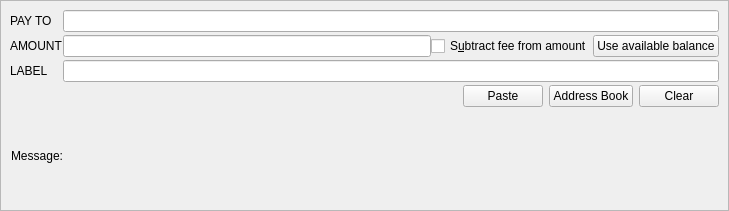
<?xml version="1.0" encoding="UTF-8"?>
<ui version="4.0">
 <class>SendCoinsEntry</class>
 <widget class="QStackedWidget" name="SendCoinsEntry">
  <property name="geometry">
   <rect>
    <x>0</x>
    <y>0</y>
    <width>729</width>
    <height>211</height>
   </rect>
  </property>
  <property name="focusPolicy">
   <enum>Qt::TabFocus</enum>
  </property>
  <property name="autoFillBackground">
   <bool>false</bool>
  </property>
  <widget class="QFrame" name="SendCoins">
   <property name="frameShape">
    <enum>QFrame::StyledPanel</enum>
   </property>
   <property name="frameShadow">
    <enum>QFrame::Sunken</enum>
   </property>
   <layout class="QGridLayout" name="gridLayout">
    <property name="horizontalSpacing">
     <number>0</number>
    </property>
    <property name="verticalSpacing">
     <number>3</number>
    </property>
    <item row="5" column="1">
     <layout class="QHBoxLayout" name="payToLayout">
      <property name="spacing">
       <number>6</number>
      </property>
      <item>
       <spacer name="horizontalSpacer">
        <property name="orientation">
         <enum>Qt::Horizontal</enum>
        </property>
        <property name="sizeHint" stdset="0">
         <size>
          <width>40</width>
          <height>20</height>
         </size>
        </property>
       </spacer>
      </item>
      <item>
       <widget class="QPushButton" name="pasteButton">
        <property name="text">
         <string>Paste</string>
        </property>
       </widget>
      </item>
      <item>
       <widget class="QPushButton" name="addressBookButton">
        <property name="text">
         <string>Address Book</string>
        </property>
       </widget>
      </item>
      <item>
       <widget class="QPushButton" name="deleteButton">
        <property name="text">
         <string>Clear</string>
        </property>
       </widget>
      </item>
     </layout>
    </item>
    <item row="6" column="1">
     <widget class="QLabel" name="messageTextLabel">
      <property name="toolTip">
       <string>A message that was attached to the OCIDE: URI which will be stored with the transaction for your reference. Note: This message will not be sent over the OCIDE network.</string>
      </property>
      <property name="textFormat">
       <enum>Qt::PlainText</enum>
      </property>
     </widget>
    </item>
    <item row="6" column="0">
     <widget class="QLabel" name="messageLabel">
      <property name="text">
       <string>Message:</string>
      </property>
      <property name="alignment">
       <set>Qt::AlignRight|Qt::AlignTrailing|Qt::AlignVCenter</set>
      </property>
     </widget>
    </item>
    <item row="4" column="1">
     <widget class="QLineEdit" name="addAsLabel">
      <property name="sizePolicy">
       <sizepolicy hsizetype="Expanding" vsizetype="Fixed">
        <horstretch>0</horstretch>
        <verstretch>0</verstretch>
       </sizepolicy>
      </property>
      <property name="toolTip">
       <string>&lt;html&gt;&lt;head/&gt;&lt;body&gt;&lt;p&gt;Enter a label for this address to add it to the list of used addresses&lt;/p&gt;&lt;/body&gt;&lt;/html&gt;</string>
      </property>
     </widget>
    </item>
    <item row="0" column="0">
     <widget class="QLabel" name="payToLabel">
      <property name="text">
       <string>PAY TO</string>
      </property>
      <property name="alignment">
       <set>Qt::AlignLeading|Qt::AlignLeft|Qt::AlignVCenter</set>
      </property>
      <property name="buddy">
       <cstring>addAsLabel</cstring>
      </property>
     </widget>
    </item>
    <item row="4" column="0">
     <widget class="QLabel" name="labelLabel">
      <property name="text">
       <string>LABEL</string>
      </property>
      <property name="alignment">
       <set>Qt::AlignLeading|Qt::AlignLeft|Qt::AlignVCenter</set>
      </property>
      <property name="buddy">
       <cstring>payTo</cstring>
      </property>
     </widget>
    </item>
    <item row="2" column="0">
     <widget class="QLabel" name="amountLabel">
      <property name="text">
       <string>AMOUNT</string>
      </property>
      <property name="alignment">
       <set>Qt::AlignLeading|Qt::AlignLeft|Qt::AlignVCenter</set>
      </property>
      <property name="buddy">
       <cstring>payAmount</cstring>
      </property>
     </widget>
    </item>
    <item row="0" column="1">
     <widget class="QValidatedLineEdit" name="payTo">
      <property name="toolTip">
       <string>&lt;html&gt;&lt;head/&gt;&lt;body&gt;&lt;p&gt;The OCIDE address to send the payment to&lt;/p&gt;&lt;/body&gt;&lt;/html&gt;</string>
      </property>
     </widget>
    </item>
    <item row="2" column="1">
     <layout class="QHBoxLayout" name="horizontalLayout">
      <item>
       <widget class="BitcoinAmountField" name="payAmount"/>
      </item>
      <item>
       <widget class="QCheckBox" name="checkboxSubtractFeeFromAmount">
        <property name="text">
         <string>S&amp;ubtract fee from amount</string>
        </property>
       </widget>
      </item>
      <item>
       <widget class="QPushButton" name="useAvailableBalanceButton">
        <property name="text">
         <string>Use available balance</string>
        </property>
       </widget>
      </item>
     </layout>
    </item>
   </layout>
  </widget>
  <widget class="QFrame" name="SendCoins_InsecurePaymentRequest">
   <property name="palette">
    <palette>
     <active>
      <colorrole role="WindowText">
       <brush brushstyle="SolidPattern">
        <color alpha="255">
         <red>0</red>
         <green>0</green>
         <blue>0</blue>
        </color>
       </brush>
      </colorrole>
      <colorrole role="Button">
       <brush brushstyle="SolidPattern">
        <color alpha="255">
         <red>255</red>
         <green>255</green>
         <blue>127</blue>
        </color>
       </brush>
      </colorrole>
      <colorrole role="Light">
       <brush brushstyle="SolidPattern">
        <color alpha="255">
         <red>255</red>
         <green>255</green>
         <blue>255</blue>
        </color>
       </brush>
      </colorrole>
      <colorrole role="Midlight">
       <brush brushstyle="SolidPattern">
        <color alpha="255">
         <red>255</red>
         <green>255</green>
         <blue>191</blue>
        </color>
       </brush>
      </colorrole>
      <colorrole role="Dark">
       <brush brushstyle="SolidPattern">
        <color alpha="255">
         <red>127</red>
         <green>127</green>
         <blue>63</blue>
        </color>
       </brush>
      </colorrole>
      <colorrole role="Mid">
       <brush brushstyle="SolidPattern">
        <color alpha="255">
         <red>170</red>
         <green>170</green>
         <blue>84</blue>
        </color>
       </brush>
      </colorrole>
      <colorrole role="Text">
       <brush brushstyle="SolidPattern">
        <color alpha="255">
         <red>0</red>
         <green>0</green>
         <blue>0</blue>
        </color>
       </brush>
      </colorrole>
      <colorrole role="BrightText">
       <brush brushstyle="SolidPattern">
        <color alpha="255">
         <red>255</red>
         <green>255</green>
         <blue>255</blue>
        </color>
       </brush>
      </colorrole>
      <colorrole role="ButtonText">
       <brush brushstyle="SolidPattern">
        <color alpha="255">
         <red>0</red>
         <green>0</green>
         <blue>0</blue>
        </color>
       </brush>
      </colorrole>
      <colorrole role="Base">
       <brush brushstyle="SolidPattern">
        <color alpha="255">
         <red>255</red>
         <green>255</green>
         <blue>255</blue>
        </color>
       </brush>
      </colorrole>
      <colorrole role="Window">
       <brush brushstyle="SolidPattern">
        <color alpha="255">
         <red>255</red>
         <green>255</green>
         <blue>127</blue>
        </color>
       </brush>
      </colorrole>
      <colorrole role="Shadow">
       <brush brushstyle="SolidPattern">
        <color alpha="255">
         <red>0</red>
         <green>0</green>
         <blue>0</blue>
        </color>
       </brush>
      </colorrole>
      <colorrole role="AlternateBase">
       <brush brushstyle="SolidPattern">
        <color alpha="255">
         <red>255</red>
         <green>255</green>
         <blue>191</blue>
        </color>
       </brush>
      </colorrole>
      <colorrole role="ToolTipBase">
       <brush brushstyle="SolidPattern">
        <color alpha="255">
         <red>255</red>
         <green>255</green>
         <blue>220</blue>
        </color>
       </brush>
      </colorrole>
      <colorrole role="ToolTipText">
       <brush brushstyle="SolidPattern">
        <color alpha="255">
         <red>0</red>
         <green>0</green>
         <blue>0</blue>
        </color>
       </brush>
      </colorrole>
     </active>
     <inactive>
      <colorrole role="WindowText">
       <brush brushstyle="SolidPattern">
        <color alpha="255">
         <red>0</red>
         <green>0</green>
         <blue>0</blue>
        </color>
       </brush>
      </colorrole>
      <colorrole role="Button">
       <brush brushstyle="SolidPattern">
        <color alpha="255">
         <red>255</red>
         <green>255</green>
         <blue>127</blue>
        </color>
       </brush>
      </colorrole>
      <colorrole role="Light">
       <brush brushstyle="SolidPattern">
        <color alpha="255">
         <red>255</red>
         <green>255</green>
         <blue>255</blue>
        </color>
       </brush>
      </colorrole>
      <colorrole role="Midlight">
       <brush brushstyle="SolidPattern">
        <color alpha="255">
         <red>255</red>
         <green>255</green>
         <blue>191</blue>
        </color>
       </brush>
      </colorrole>
      <colorrole role="Dark">
       <brush brushstyle="SolidPattern">
        <color alpha="255">
         <red>127</red>
         <green>127</green>
         <blue>63</blue>
        </color>
       </brush>
      </colorrole>
      <colorrole role="Mid">
       <brush brushstyle="SolidPattern">
        <color alpha="255">
         <red>170</red>
         <green>170</green>
         <blue>84</blue>
        </color>
       </brush>
      </colorrole>
      <colorrole role="Text">
       <brush brushstyle="SolidPattern">
        <color alpha="255">
         <red>0</red>
         <green>0</green>
         <blue>0</blue>
        </color>
       </brush>
      </colorrole>
      <colorrole role="BrightText">
       <brush brushstyle="SolidPattern">
        <color alpha="255">
         <red>255</red>
         <green>255</green>
         <blue>255</blue>
        </color>
       </brush>
      </colorrole>
      <colorrole role="ButtonText">
       <brush brushstyle="SolidPattern">
        <color alpha="255">
         <red>0</red>
         <green>0</green>
         <blue>0</blue>
        </color>
       </brush>
      </colorrole>
      <colorrole role="Base">
       <brush brushstyle="SolidPattern">
        <color alpha="255">
         <red>255</red>
         <green>255</green>
         <blue>255</blue>
        </color>
       </brush>
      </colorrole>
      <colorrole role="Window">
       <brush brushstyle="SolidPattern">
        <color alpha="255">
         <red>255</red>
         <green>255</green>
         <blue>127</blue>
        </color>
       </brush>
      </colorrole>
      <colorrole role="Shadow">
       <brush brushstyle="SolidPattern">
        <color alpha="255">
         <red>0</red>
         <green>0</green>
         <blue>0</blue>
        </color>
       </brush>
      </colorrole>
      <colorrole role="AlternateBase">
       <brush brushstyle="SolidPattern">
        <color alpha="255">
         <red>255</red>
         <green>255</green>
         <blue>191</blue>
        </color>
       </brush>
      </colorrole>
      <colorrole role="ToolTipBase">
       <brush brushstyle="SolidPattern">
        <color alpha="255">
         <red>255</red>
         <green>255</green>
         <blue>220</blue>
        </color>
       </brush>
      </colorrole>
      <colorrole role="ToolTipText">
       <brush brushstyle="SolidPattern">
        <color alpha="255">
         <red>0</red>
         <green>0</green>
         <blue>0</blue>
        </color>
       </brush>
      </colorrole>
     </inactive>
     <disabled>
      <colorrole role="WindowText">
       <brush brushstyle="SolidPattern">
        <color alpha="255">
         <red>127</red>
         <green>127</green>
         <blue>63</blue>
        </color>
       </brush>
      </colorrole>
      <colorrole role="Button">
       <brush brushstyle="SolidPattern">
        <color alpha="255">
         <red>255</red>
         <green>255</green>
         <blue>127</blue>
        </color>
       </brush>
      </colorrole>
      <colorrole role="Light">
       <brush brushstyle="SolidPattern">
        <color alpha="255">
         <red>255</red>
         <green>255</green>
         <blue>255</blue>
        </color>
       </brush>
      </colorrole>
      <colorrole role="Midlight">
       <brush brushstyle="SolidPattern">
        <color alpha="255">
         <red>255</red>
         <green>255</green>
         <blue>191</blue>
        </color>
       </brush>
      </colorrole>
      <colorrole role="Dark">
       <brush brushstyle="SolidPattern">
        <color alpha="255">
         <red>127</red>
         <green>127</green>
         <blue>63</blue>
        </color>
       </brush>
      </colorrole>
      <colorrole role="Mid">
       <brush brushstyle="SolidPattern">
        <color alpha="255">
         <red>170</red>
         <green>170</green>
         <blue>84</blue>
        </color>
       </brush>
      </colorrole>
      <colorrole role="Text">
       <brush brushstyle="SolidPattern">
        <color alpha="255">
         <red>127</red>
         <green>127</green>
         <blue>63</blue>
        </color>
       </brush>
      </colorrole>
      <colorrole role="BrightText">
       <brush brushstyle="SolidPattern">
        <color alpha="255">
         <red>255</red>
         <green>255</green>
         <blue>255</blue>
        </color>
       </brush>
      </colorrole>
      <colorrole role="ButtonText">
       <brush brushstyle="SolidPattern">
        <color alpha="255">
         <red>127</red>
         <green>127</green>
         <blue>63</blue>
        </color>
       </brush>
      </colorrole>
      <colorrole role="Base">
       <brush brushstyle="SolidPattern">
        <color alpha="255">
         <red>255</red>
         <green>255</green>
         <blue>127</blue>
        </color>
       </brush>
      </colorrole>
      <colorrole role="Window">
       <brush brushstyle="SolidPattern">
        <color alpha="255">
         <red>255</red>
         <green>255</green>
         <blue>127</blue>
        </color>
       </brush>
      </colorrole>
      <colorrole role="Shadow">
       <brush brushstyle="SolidPattern">
        <color alpha="255">
         <red>0</red>
         <green>0</green>
         <blue>0</blue>
        </color>
       </brush>
      </colorrole>
      <colorrole role="AlternateBase">
       <brush brushstyle="SolidPattern">
        <color alpha="255">
         <red>255</red>
         <green>255</green>
         <blue>127</blue>
        </color>
       </brush>
      </colorrole>
      <colorrole role="ToolTipBase">
       <brush brushstyle="SolidPattern">
        <color alpha="255">
         <red>255</red>
         <green>255</green>
         <blue>220</blue>
        </color>
       </brush>
      </colorrole>
      <colorrole role="ToolTipText">
       <brush brushstyle="SolidPattern">
        <color alpha="255">
         <red>0</red>
         <green>0</green>
         <blue>0</blue>
        </color>
       </brush>
      </colorrole>
     </disabled>
    </palette>
   </property>
   <property name="toolTip">
    <string>This is an unverified payment request.</string>
   </property>
   <property name="autoFillBackground">
    <bool>true</bool>
   </property>
   <property name="frameShape">
    <enum>QFrame::StyledPanel</enum>
   </property>
   <property name="frameShadow">
    <enum>QFrame::Sunken</enum>
   </property>
   <layout class="QGridLayout" name="gridLayout_is">
    <property name="spacing">
     <number>12</number>
    </property>
    <item row="0" column="0">
     <widget class="QLabel" name="payToLabel_is">
      <property name="text">
       <string>Pay To:</string>
      </property>
      <property name="alignment">
       <set>Qt::AlignRight|Qt::AlignTrailing|Qt::AlignVCenter</set>
      </property>
     </widget>
    </item>
    <item row="0" column="1">
     <layout class="QHBoxLayout" name="payToLayout_is">
      <property name="spacing">
       <number>0</number>
      </property>
      <item>
       <widget class="QLabel" name="payTo_is"/>
      </item>
      <item>
       <widget class="QToolButton" name="deleteButton_is">
        <property name="toolTip">
         <string>Remove this entry</string>
        </property>
        <property name="text">
         <string/>
        </property>
        <property name="icon">
         <iconset>
          <normaloff>:/icons/remove</normaloff>:/icons/remove</iconset>
        </property>
       </widget>
      </item>
     </layout>
    </item>
    <item row="1" column="0">
     <widget class="QLabel" name="memoLabel_is">
      <property name="text">
       <string>Memo:</string>
      </property>
      <property name="alignment">
       <set>Qt::AlignRight|Qt::AlignTrailing|Qt::AlignVCenter</set>
      </property>
     </widget>
    </item>
    <item row="1" column="1">
     <widget class="QLabel" name="memoTextLabel_is">
      <property name="textFormat">
       <enum>Qt::PlainText</enum>
      </property>
     </widget>
    </item>
    <item row="2" column="0">
     <widget class="QLabel" name="amountLabel_is">
      <property name="text">
       <string>A&amp;mount:</string>
      </property>
      <property name="alignment">
       <set>Qt::AlignRight|Qt::AlignTrailing|Qt::AlignVCenter</set>
      </property>
      <property name="buddy">
       <cstring>payAmount_is</cstring>
      </property>
     </widget>
    </item>
    <item row="2" column="1">
     <widget class="BitcoinAmountField" name="payAmount_is">
      <property name="acceptDrops">
       <bool>false</bool>
      </property>
     </widget>
    </item>
   </layout>
  </widget>
  <widget class="QFrame" name="SendCoins_SecurePaymentRequest">
   <property name="palette">
    <palette>
     <active>
      <colorrole role="WindowText">
       <brush brushstyle="SolidPattern">
        <color alpha="255">
         <red>0</red>
         <green>0</green>
         <blue>0</blue>
        </color>
       </brush>
      </colorrole>
      <colorrole role="Button">
       <brush brushstyle="SolidPattern">
        <color alpha="255">
         <red>140</red>
         <green>232</green>
         <blue>119</blue>
        </color>
       </brush>
      </colorrole>
      <colorrole role="Light">
       <brush brushstyle="SolidPattern">
        <color alpha="255">
         <red>230</red>
         <green>255</green>
         <blue>224</blue>
        </color>
       </brush>
      </colorrole>
      <colorrole role="Midlight">
       <brush brushstyle="SolidPattern">
        <color alpha="255">
         <red>185</red>
         <green>243</green>
         <blue>171</blue>
        </color>
       </brush>
      </colorrole>
      <colorrole role="Dark">
       <brush brushstyle="SolidPattern">
        <color alpha="255">
         <red>70</red>
         <green>116</green>
         <blue>59</blue>
        </color>
       </brush>
      </colorrole>
      <colorrole role="Mid">
       <brush brushstyle="SolidPattern">
        <color alpha="255">
         <red>93</red>
         <green>155</green>
         <blue>79</blue>
        </color>
       </brush>
      </colorrole>
      <colorrole role="Text">
       <brush brushstyle="SolidPattern">
        <color alpha="255">
         <red>0</red>
         <green>0</green>
         <blue>0</blue>
        </color>
       </brush>
      </colorrole>
      <colorrole role="BrightText">
       <brush brushstyle="SolidPattern">
        <color alpha="255">
         <red>155</red>
         <green>255</green>
         <blue>147</blue>
        </color>
       </brush>
      </colorrole>
      <colorrole role="ButtonText">
       <brush brushstyle="SolidPattern">
        <color alpha="255">
         <red>0</red>
         <green>0</green>
         <blue>0</blue>
        </color>
       </brush>
      </colorrole>
      <colorrole role="Base">
       <brush brushstyle="SolidPattern">
        <color alpha="255">
         <red>119</red>
         <green>255</green>
         <blue>233</blue>
        </color>
       </brush>
      </colorrole>
      <colorrole role="Window">
       <brush brushstyle="SolidPattern">
        <color alpha="255">
         <red>140</red>
         <green>232</green>
         <blue>119</blue>
        </color>
       </brush>
      </colorrole>
      <colorrole role="Shadow">
       <brush brushstyle="SolidPattern">
        <color alpha="255">
         <red>0</red>
         <green>0</green>
         <blue>0</blue>
        </color>
       </brush>
      </colorrole>
      <colorrole role="AlternateBase">
       <brush brushstyle="SolidPattern">
        <color alpha="255">
         <red>197</red>
         <green>243</green>
         <blue>187</blue>
        </color>
       </brush>
      </colorrole>
      <colorrole role="NoRole">
       <brush brushstyle="SolidPattern">
        <color alpha="255">
         <red>125</red>
         <green>194</green>
         <blue>122</blue>
        </color>
       </brush>
      </colorrole>
      <colorrole role="ToolTipBase">
       <brush brushstyle="SolidPattern">
        <color alpha="255">
         <red>255</red>
         <green>255</green>
         <blue>220</blue>
        </color>
       </brush>
      </colorrole>
      <colorrole role="ToolTipText">
       <brush brushstyle="SolidPattern">
        <color alpha="255">
         <red>0</red>
         <green>0</green>
         <blue>0</blue>
        </color>
       </brush>
      </colorrole>
     </active>
     <inactive>
      <colorrole role="WindowText">
       <brush brushstyle="SolidPattern">
        <color alpha="255">
         <red>0</red>
         <green>0</green>
         <blue>0</blue>
        </color>
       </brush>
      </colorrole>
      <colorrole role="Button">
       <brush brushstyle="SolidPattern">
        <color alpha="255">
         <red>140</red>
         <green>232</green>
         <blue>119</blue>
        </color>
       </brush>
      </colorrole>
      <colorrole role="Light">
       <brush brushstyle="SolidPattern">
        <color alpha="255">
         <red>230</red>
         <green>255</green>
         <blue>224</blue>
        </color>
       </brush>
      </colorrole>
      <colorrole role="Midlight">
       <brush brushstyle="SolidPattern">
        <color alpha="255">
         <red>185</red>
         <green>243</green>
         <blue>171</blue>
        </color>
       </brush>
      </colorrole>
      <colorrole role="Dark">
       <brush brushstyle="SolidPattern">
        <color alpha="255">
         <red>70</red>
         <green>116</green>
         <blue>59</blue>
        </color>
       </brush>
      </colorrole>
      <colorrole role="Mid">
       <brush brushstyle="SolidPattern">
        <color alpha="255">
         <red>93</red>
         <green>155</green>
         <blue>79</blue>
        </color>
       </brush>
      </colorrole>
      <colorrole role="Text">
       <brush brushstyle="SolidPattern">
        <color alpha="255">
         <red>0</red>
         <green>0</green>
         <blue>0</blue>
        </color>
       </brush>
      </colorrole>
      <colorrole role="BrightText">
       <brush brushstyle="SolidPattern">
        <color alpha="255">
         <red>155</red>
         <green>255</green>
         <blue>147</blue>
        </color>
       </brush>
      </colorrole>
      <colorrole role="ButtonText">
       <brush brushstyle="SolidPattern">
        <color alpha="255">
         <red>0</red>
         <green>0</green>
         <blue>0</blue>
        </color>
       </brush>
      </colorrole>
      <colorrole role="Base">
       <brush brushstyle="SolidPattern">
        <color alpha="255">
         <red>119</red>
         <green>255</green>
         <blue>233</blue>
        </color>
       </brush>
      </colorrole>
      <colorrole role="Window">
       <brush brushstyle="SolidPattern">
        <color alpha="255">
         <red>140</red>
         <green>232</green>
         <blue>119</blue>
        </color>
       </brush>
      </colorrole>
      <colorrole role="Shadow">
       <brush brushstyle="SolidPattern">
        <color alpha="255">
         <red>0</red>
         <green>0</green>
         <blue>0</blue>
        </color>
       </brush>
      </colorrole>
      <colorrole role="AlternateBase">
       <brush brushstyle="SolidPattern">
        <color alpha="255">
         <red>197</red>
         <green>243</green>
         <blue>187</blue>
        </color>
       </brush>
      </colorrole>
      <colorrole role="NoRole">
       <brush brushstyle="SolidPattern">
        <color alpha="255">
         <red>125</red>
         <green>194</green>
         <blue>122</blue>
        </color>
       </brush>
      </colorrole>
      <colorrole role="ToolTipBase">
       <brush brushstyle="SolidPattern">
        <color alpha="255">
         <red>255</red>
         <green>255</green>
         <blue>220</blue>
        </color>
       </brush>
      </colorrole>
      <colorrole role="ToolTipText">
       <brush brushstyle="SolidPattern">
        <color alpha="255">
         <red>0</red>
         <green>0</green>
         <blue>0</blue>
        </color>
       </brush>
      </colorrole>
     </inactive>
     <disabled>
      <colorrole role="WindowText">
       <brush brushstyle="SolidPattern">
        <color alpha="255">
         <red>70</red>
         <green>116</green>
         <blue>59</blue>
        </color>
       </brush>
      </colorrole>
      <colorrole role="Button">
       <brush brushstyle="SolidPattern">
        <color alpha="255">
         <red>140</red>
         <green>232</green>
         <blue>119</blue>
        </color>
       </brush>
      </colorrole>
      <colorrole role="Light">
       <brush brushstyle="SolidPattern">
        <color alpha="255">
         <red>230</red>
         <green>255</green>
         <blue>224</blue>
        </color>
       </brush>
      </colorrole>
      <colorrole role="Midlight">
       <brush brushstyle="SolidPattern">
        <color alpha="255">
         <red>185</red>
         <green>243</green>
         <blue>171</blue>
        </color>
       </brush>
      </colorrole>
      <colorrole role="Dark">
       <brush brushstyle="SolidPattern">
        <color alpha="255">
         <red>70</red>
         <green>116</green>
         <blue>59</blue>
        </color>
       </brush>
      </colorrole>
      <colorrole role="Mid">
       <brush brushstyle="SolidPattern">
        <color alpha="255">
         <red>93</red>
         <green>155</green>
         <blue>79</blue>
        </color>
       </brush>
      </colorrole>
      <colorrole role="Text">
       <brush brushstyle="SolidPattern">
        <color alpha="255">
         <red>70</red>
         <green>116</green>
         <blue>59</blue>
        </color>
       </brush>
      </colorrole>
      <colorrole role="BrightText">
       <brush brushstyle="SolidPattern">
        <color alpha="255">
         <red>155</red>
         <green>255</green>
         <blue>147</blue>
        </color>
       </brush>
      </colorrole>
      <colorrole role="ButtonText">
       <brush brushstyle="SolidPattern">
        <color alpha="255">
         <red>70</red>
         <green>116</green>
         <blue>59</blue>
        </color>
       </brush>
      </colorrole>
      <colorrole role="Base">
       <brush brushstyle="SolidPattern">
        <color alpha="255">
         <red>140</red>
         <green>232</green>
         <blue>119</blue>
        </color>
       </brush>
      </colorrole>
      <colorrole role="Window">
       <brush brushstyle="SolidPattern">
        <color alpha="255">
         <red>140</red>
         <green>232</green>
         <blue>119</blue>
        </color>
       </brush>
      </colorrole>
      <colorrole role="Shadow">
       <brush brushstyle="SolidPattern">
        <color alpha="255">
         <red>0</red>
         <green>0</green>
         <blue>0</blue>
        </color>
       </brush>
      </colorrole>
      <colorrole role="AlternateBase">
       <brush brushstyle="SolidPattern">
        <color alpha="255">
         <red>140</red>
         <green>232</green>
         <blue>119</blue>
        </color>
       </brush>
      </colorrole>
      <colorrole role="NoRole">
       <brush brushstyle="SolidPattern">
        <color alpha="255">
         <red>125</red>
         <green>194</green>
         <blue>122</blue>
        </color>
       </brush>
      </colorrole>
      <colorrole role="ToolTipBase">
       <brush brushstyle="SolidPattern">
        <color alpha="255">
         <red>255</red>
         <green>255</green>
         <blue>220</blue>
        </color>
       </brush>
      </colorrole>
      <colorrole role="ToolTipText">
       <brush brushstyle="SolidPattern">
        <color alpha="255">
         <red>0</red>
         <green>0</green>
         <blue>0</blue>
        </color>
       </brush>
      </colorrole>
     </disabled>
    </palette>
   </property>
   <property name="toolTip">
    <string>This is a verified payment request.</string>
   </property>
   <property name="autoFillBackground">
    <bool>true</bool>
   </property>
   <property name="frameShape">
    <enum>QFrame::StyledPanel</enum>
   </property>
   <property name="frameShadow">
    <enum>QFrame::Sunken</enum>
   </property>
   <layout class="QGridLayout" name="gridLayout_s">
    <property name="spacing">
     <number>12</number>
    </property>
    <item row="0" column="0">
     <widget class="QLabel" name="payToLabel_s">
      <property name="text">
       <string>Pay To:</string>
      </property>
      <property name="alignment">
       <set>Qt::AlignRight|Qt::AlignTrailing|Qt::AlignVCenter</set>
      </property>
     </widget>
    </item>
    <item row="0" column="1">
     <layout class="QHBoxLayout" name="payToLayout_s">
      <property name="spacing">
       <number>0</number>
      </property>
      <item>
       <widget class="QLabel" name="payTo_s">
        <property name="textFormat">
         <enum>Qt::PlainText</enum>
        </property>
       </widget>
      </item>
      <item>
       <widget class="QToolButton" name="deleteButton_s">
        <property name="toolTip">
         <string>Remove this entry</string>
        </property>
        <property name="text">
         <string/>
        </property>
        <property name="icon">
         <iconset>
          <normaloff>:/icons/remove</normaloff>:/icons/remove</iconset>
        </property>
       </widget>
      </item>
     </layout>
    </item>
    <item row="1" column="0">
     <widget class="QLabel" name="memoLabel_s">
      <property name="text">
       <string>Memo:</string>
      </property>
      <property name="alignment">
       <set>Qt::AlignRight|Qt::AlignTrailing|Qt::AlignVCenter</set>
      </property>
     </widget>
    </item>
    <item row="1" column="1">
     <widget class="QLabel" name="memoTextLabel_s">
      <property name="textFormat">
       <enum>Qt::PlainText</enum>
      </property>
     </widget>
    </item>
    <item row="2" column="0">
     <widget class="QLabel" name="amountLabel_s">
      <property name="text">
       <string>A&amp;mount:</string>
      </property>
      <property name="alignment">
       <set>Qt::AlignRight|Qt::AlignTrailing|Qt::AlignVCenter</set>
      </property>
      <property name="buddy">
       <cstring>payAmount_s</cstring>
      </property>
     </widget>
    </item>
    <item row="2" column="1">
     <widget class="BitcoinAmountField" name="payAmount_s">
      <property name="acceptDrops">
       <bool>false</bool>
      </property>
     </widget>
    </item>
   </layout>
  </widget>
 </widget>
 <customwidgets>
  <customwidget>
   <class>QValidatedLineEdit</class>
   <extends>QLineEdit</extends>
   <header>qt/qvalidatedlineedit.h</header>
  </customwidget>
  <customwidget>
   <class>BitcoinAmountField</class>
   <extends>QLineEdit</extends>
   <header>qt/bitcoinamountfield.h</header>
   <container>1</container>
  </customwidget>
 </customwidgets>
 <tabstops>
  <tabstop>payAmount_is</tabstop>
  <tabstop>deleteButton_is</tabstop>
  <tabstop>payAmount_s</tabstop>
  <tabstop>deleteButton_s</tabstop>
 </tabstops>
 <resources/>
 <connections/>
</ui>
